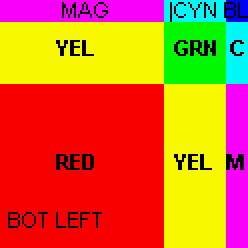
#> input picture img/FLAG_B24.BMP, 124 x 124 px (shown 2 times larger)
$ python generator.py img/FLAG_B24.BMP
#> lines starting #> are read from the running program, lines starting #| are printed output that depends on the picture; after the words box and inside, x2 and y2 are one past the last pixel; in counts of white or black regions, pixels touching at a corner belong together
### jpeg/imagetools.py
import numpy as np
from cv2 import cv2
from typing import List


def __y_calculate(bgr: list) -> float:
    return 0.299 * bgr[2] + 0.587 * bgr[1] + 0.114 * bgr[0]


def bgr_pixel_to_ycrcb(bgr: list) -> List[int]:
    return [
        round(__y_calculate(bgr)),  # Y'
        round((bgr[2] - round(__y_calculate(bgr))) * 0.713 + 128),  # Cr
        round((bgr[0] - round(__y_calculate(bgr))) * 0.564 + 128)  # Cb
    ]


def bgr_to_ycrcb(matrix3d: np.ndarray) -> np.ndarray:
    """Converting pixels from BGR (Red, Green, Blue) to YCrCb (luma, blue-difference, red-difference)

    Arguments:
        matrix {ndarray} -- The image Bitmap as 2D array

    Returns:
        ndarray -- The new Bitmap with YCrCb as 2D array
    """
    return np.apply_along_axis(bgr_pixel_to_ycrcb, 2, matrix3d)


def ycrcb_pixel_to_bgr(ycrcb: list) -> List[np.uint8]:
    return [
        np.uint8(np.clip(round(ycrcb[0] + 1.773 * (ycrcb[2] - 128)), 0, 255)),  # B
        np.uint8(np.clip(round(ycrcb[0] - 0.714 * (ycrcb[1] - 128) - 0.344 * (ycrcb[2] - 128)), 0, 255)),  # G
        np.uint8(np.clip(round(ycrcb[0] + 1.403 * (ycrcb[1] - 128)), 0, 255))  # R
    ]


def ycrcb_to_bgr(matrix3d: np.ndarray) -> np.ndarray:
    return np.apply_along_axis(ycrcb_pixel_to_bgr, 2, matrix3d)


def get_bitmap_from_bmp(path: str) -> np.ndarray:
#> called with path = 'img/FLAG_B24.BMP'
    return cv2.imread(path)
#> returned value is the input picture: shape (124, 124, 3); mean B, G, R 38.2, 103.3, 212.1


def save_matrix(matrix: np.ndarray, mode: str = 'RGB', dest: str = 'tmp.png'):
    if mode == 'YCrCb':
        matrix = ycrcb_to_bgr(matrix)
    cv2.imwrite(dest, matrix)


# [10 lines left out: function show_matrix, not called in this run]

### jpeg/encode.py
import math
from typing import List, Tuple

import numpy as np

from jpeg import entropy as ent, imagetools, dct


def split_to_three_colors(matrix: np.ndarray) -> List[np.ndarray]:
    return [matrix[..., 0], matrix[..., 1], matrix[..., 2]]


def downsample(matrix: np.ndarray):
    return matrix[::2, ::2]


def upsample(matrix: np.ndarray) -> np.ndarray:
    return matrix.repeat(2, axis=0).repeat(2, axis=1)


def split_matrix_into_sub_matrices(matrix: np.ndarray,
                                   size: int = 8) -> List[np.ndarray]:
    """Split the bitmap to size*size matrices

    Arguments:
        matrix {ndarray} -- The image bitmap

    Returns:
        list -- list of all size*size ndarrays matrix
    """
    return [
        np.array([
            [
                matrix[row_index][col_index]
                for col_index in range(col, min(col + size, len(matrix[0])))
            ]  # row in matrix
            for row_index in range(row, min(row + size, len(matrix)))
        ])  # 8*8 matrix
        for row in range(0, len(matrix), size)
        for col in range(0, len(matrix[0]), size)
    ]


def concatenate_sub_matrices_to_big_matrix(submatrices: List[np.ndarray],
                                           shape: Tuple[int, int]):
    return np.block([
        submatrices[i:i + shape[1]]
        for i in range(0, len(submatrices), shape[1])
    ])


def concatenate_three_colors(y: np.ndarray, cr: np.ndarray,
                             cb: np.ndarray, out: np.ndarray = None) -> np.ndarray:
    return np.stack((y, cr, cb), 2, out)


def shape_for_contacting(shape: Tuple, size=8) -> Tuple:
    return math.ceil(shape[0] / size), math.ceil(shape[1] / size)


def crop_bitmap(bitmap: np.ndarray, size: int = 8) -> np.ndarray:
#> called with size = 8
    return bitmap[math.floor(bitmap.shape[0] % size / 2):bitmap.shape[0] -
                  math.ceil(bitmap.shape[0] % 8 / 2),
                  math.floor(bitmap.shape[1] % size / 2):bitmap.shape[1] -
                  math.ceil(bitmap.shape[1] % size / 2), ]
#> returned value: shape (120, 120, 3)


# [77 lines left out: function compress_image, not called in this run]

### jpeg/dct.py
import math
from functools import lru_cache
import numpy as np
from typing import Tuple

quantization_matrices = {
    8: np.array([
        [16, 11, 10, 16, 24, 40, 51, 61],
        [12, 12, 14, 19, 26, 58, 60, 55],
        [14, 13, 16, 24, 40, 57, 69, 56],
        [14, 17, 22, 29, 51, 87, 80, 62],
        [18, 22, 37, 56, 68, 109, 103, 77],
        [24, 35, 55, 64, 81, 104, 113, 92],
        [49, 64, 78, 87, 103, 121, 120, 101],
        [72, 92, 95, 98, 112, 100, 103, 99]
    ])
}
# quantization_matrices[16] = np.block([[quantization_matrices[8], np.ones((8, 8) * 500)], [np.ones((8, 16) * 500)]])
# quantization_matrices[32] = np.block([[quantization_matrices[16], np.ones((16, 16) * 500)], [np.ones((16, 32) * 500)]])
quantization_matrices[16] = quantization_matrices[8].repeat(2, axis=0).repeat(2, axis=1)
quantization_matrices[32] = quantization_matrices[16].repeat(2, axis=0).repeat(2, axis=1)


def __normalize_to_zero(matrix: np.ndarray) -> np.ndarray:
    """Normalize YCrCb values- remove 128 from each object

    Arguments:
        submatrix {ndarray} -- 8*8 Submatrix

    Returns:
        ndarray -- 8*8 normalized submatrix
    """
    return matrix - 128


def __un_normalize(matrix: np.ndarray):
    return matrix + 128


@lru_cache(maxsize=1024)
def __cos_element(x, u):
    return math.cos((2 * x + 1) * u * math.pi / 16)


@lru_cache(maxsize=1024)
def __alpha(u):
    return 1 / math.sqrt(2) if u == 0 else 1


@lru_cache(maxsize=1024)
def __g_uv(u, v, matrix: Tuple[tuple]):
    return (1 / 4) * __alpha(u) * __alpha(v) * sum(
        matrix[x][y] * __cos_element(x, u) * __cos_element(y, v)
        for x in range(len(matrix))
        for y in range(len(matrix[0])))


def __discrete_cosine_transform(matrix: np.ndarray) -> np.ndarray:
    return np.array([[__g_uv(y, x, __tuple_wrapper(matrix))
                      for x in range(len(matrix[y]))]
                     for y in range(len(matrix))])


@lru_cache(maxsize=512)
def __f_xy(x, y, matrix: Tuple[Tuple[float]]):
    return round(
        0.25 *
        sum(
            __alpha(u) * __alpha(v) * matrix[v][u] *
            __cos_element(x, u) * __cos_element(y, v)
            for u in range(len(matrix[0]))
            for v in range(len(matrix)))
    )


def __tuple_wrapper(matrix: np.ndarray) -> Tuple[tuple]:
    return tuple(map(tuple, matrix))


def __invert_discrete_cosine_transform(matrix: np.ndarray):
    return np.array([[__f_xy(x, y, __tuple_wrapper(matrix))
                      for x in range(len(matrix[y]))]
                     for y in range(len(matrix))])


def quantization(submatrix: np.ndarray) -> np.ndarray:
    return np.array([[round(submatrix[row, col] / quantization_matrices[submatrix.shape[0]][row, col])
                      if quantization_matrices[submatrix.shape[0]][row, col] != 0
                      else 0
                      for col in range(len(submatrix[row]))]
                     for row in range(len(submatrix))])


def un_quantization(matrix: np.ndarray) -> np.ndarray:
    return np.array([[matrix[row, col] * quantization_matrices[matrix.shape[0]][row, col]
                      for col in range(len(matrix[row]))]
                     for row in range(len(matrix))])


def dct(matrix: np.ndarray) -> np.ndarray:
    return __discrete_cosine_transform(__normalize_to_zero(matrix))


def inverse_dct(matrix):
    return __un_normalize(__invert_discrete_cosine_transform(matrix))

### generator.py
import os
import sys

import numpy as np

from jpeg import imagetools, encode, dct

if __name__ == '__main__':
    src_dir = os.path.join(os.path.dirname(__file__), 'src')
    root_dir = os.path.dirname(src_dir)

    # Read image
    path = sys.argv[1]
    print("Read image " + path)
    img = encode.crop_bitmap(imagetools.get_bitmap_from_bmp(path))
    imagetools.save_matrix(
        img, dest=os.path.join(src_dir, 'original_crop.png'))

    def split_and_downsample(matrix, mode):
#> called with mode = 'BGR'
        print("Split {} colors".format(mode))
        img_channel_a, img_channel_b, img_channel_c = encode.split_to_three_colors(
            matrix)
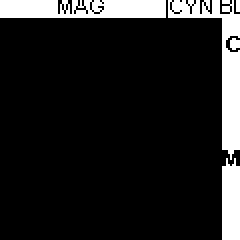
#> img_channel_a: shape (120, 120) (shown 2 times larger); values 0 (black) and 248 (white), 12.9% white; 5 white regions (1 under 20 px), largest, box (x1, y1, x2, y2) and area: (84, 0, 120, 80) 797, (0, 0, 83, 9) 688, (111, 79, 120, 120) 343, (115, 19, 120, 25) 24
#> img_channel_b: shape (120, 120); values 0 (black) and 248 (white), 42.8% white; 3 white regions (1 under 20 px), largest, box (x1, y1, x2, y2) and area: (0, 0, 120, 120) 6135, (115, 19, 120, 25) 24
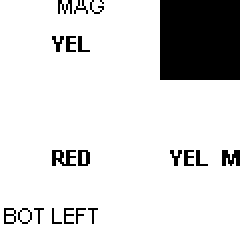
#> img_channel_c: shape (120, 120) (shown 2 times larger); values 0 (black) and 248 (white), 85.7% white; 21 black regions (8 under 20 px), largest, box (x1, y1, x2, y2) and area: (80, 0, 120, 40) 1600, (26, 75, 38, 83) 59, (111, 75, 120, 83) 53

        channel_const = np.zeros_like(img_channel_a)
        if mode == 'YCrCb':
            channel_const = channel_const + 127.5

        print("Generate {} colors images".format(mode))

        imagetools.save_matrix(
            encode.concatenate_three_colors(img_channel_a, channel_const,
                                            channel_const),
            mode=mode,
            dest=os.path.join(src_dir, mode + '_channel_a.png'))

        imagetools.save_matrix(
            encode.concatenate_three_colors(channel_const, img_channel_b,
                                            channel_const),
            mode=mode,
            dest=os.path.join(src_dir, mode + '_channel_b.png'))
#> channel_const: shape (120, 120); every value is 0

        imagetools.save_matrix(
            encode.concatenate_three_colors(channel_const, channel_const,
                                            img_channel_c),
            mode=mode,
            dest=os.path.join(src_dir, mode + '_channel_c.png'))

        print('Downsampling ' + mode)
        img_channel_b = encode.upsample(encode.downsample(img_channel_b))
#> in downsample, `return matrix[::2, ::2]`: returned value: shape (60, 60); values 0 (black) and 248 (white), 42.8% white; 2 white regions (1 under 20 px), largest, box (x1, y1, x2, y2) and area: (0, 0, 60, 60) 1540
#> in upsample, `return matrix.repeat(2, axis=0).repeat(2, axis=1)`: returned value: shape (120, 120); values 0 (black) and 248 (white), 42.8% white; 2 white regions (1 under 20 px), largest, box (x1, y1, x2, y2) and area: (0, 0, 120, 120) 6160
        img_channel_c = encode.upsample(encode.downsample(img_channel_c))
#> in downsample (call 2), `return matrix[::2, ::2]`: returned value: shape (60, 60); values 0 (black) and 248 (white), 85.8% white; 24 black regions (22 under 20 px), largest, box (x1, y1, x2, y2) and area: (40, 0, 60, 20) 400, (43, 38, 52, 42) 20
#> in upsample (call 2), `return matrix.repeat(2, axis=0).repeat(2, axis=1)`: returned value: shape (120, 120); values 0 (black) and 248 (white), 85.8% white; 24 black regions (16 under 20 px), largest, box (x1, y1, x2, y2) and area: (80, 0, 120, 40) 1600, (86, 76, 104, 84) 80, (32, 104, 50, 112) 72

        imagetools.save_matrix(
            encode.concatenate_three_colors(img_channel_a, img_channel_b,
                                            img_channel_c),
            mode=mode,
            dest=os.path.join(src_dir, mode + '_downsapling.png'))

    split_and_downsample(img, 'BGR')
    print("bgr_to_ycrcb")
    img = imagetools.bgr_to_ycrcb(img)
    split_and_downsample(img, 'YCrCb')
#> call 2 of split_and_downsample, with mode = 'YCrCb'
#> in split_and_downsample (call 2), `img_channel_a, img_channel_b, img_channel_c = encode.split_to_three_co..`:
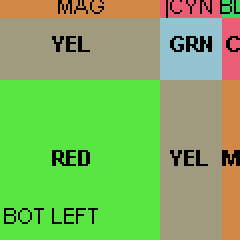
#> img_channel_a: shape (120, 120) int64 (shown 2 times larger); 7 distinct labels, from 0 to 220; one colour per label, 0 black
#> in split_and_downsample (call 2), `img_channel_a, img_channel_b, img_channel_c = encode.split_to_three_co..`:
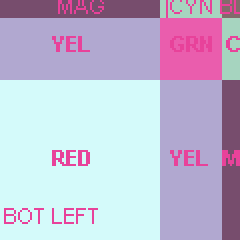
#> img_channel_b: shape (120, 120) int64 (shown 2 times larger); 7 distinct labels, from 4 to 252; one colour per label, 0 black
#> in split_and_downsample (call 2), `img_channel_a, img_channel_b, img_channel_c = encode.split_to_three_co..`:
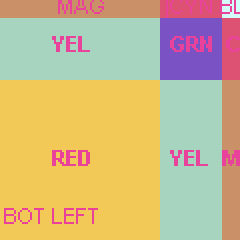
#> img_channel_c: shape (120, 120) int64 (shown 2 times larger); 7 distinct labels, from 4 to 252; one colour per label, 0 black
#> in split_and_downsample (call 2), `imagetools.save_matrix( encode.concatenate_three_colors(channel_const,..`: channel_const: shape (120, 120) float64; every value is 127.5
#> in downsample (call 3), `return matrix[::2, ::2]`: returned value: shape (60, 60) int64; 7 distinct labels, from 4 to 252
#> in upsample (call 3), `return matrix.repeat(2, axis=0).repeat(2, axis=1)`: returned value: shape (120, 120) int64; 7 distinct labels, from 4 to 252
#> in downsample (call 4), `return matrix[::2, ::2]`: returned value: shape (60, 60) int64; 7 distinct labels, from 4 to 252
#> in upsample (call 4), `return matrix.repeat(2, axis=0).repeat(2, axis=1)`: returned value: shape (120, 120) int64; 7 distinct labels, from 4 to 252

    def local_dct(matrix, dst, size=8):
#> called with dst = 'ycrcb_split8_dct', size = 8
        y, cr, cb = encode.split_to_three_colors(matrix)

        y_shape = encode.shape_for_contacting(y.shape, size)
#> y_shape = (15, 15)
        cb_shape = encode.shape_for_contacting(cb.shape, size)
#> cb_shape = (15, 15)
        cr_shape = encode.shape_for_contacting(cr.shape, size)
#> cr_shape = (15, 15)

        print("Split and padding to submatrices")
        y = [
            matrix
            for matrix in encode.split_matrix_into_sub_matrices(y, size)
        ]
#> y = 225 items
        cr = [
            matrix
            for matrix in encode.split_matrix_into_sub_matrices(cr, size)
        ]
#> cr = 225 items
        cb = [
            matrix
            for matrix in encode.split_matrix_into_sub_matrices(cb, size)
        ]
#> cb = 225 items

        print("dct submatrices")
        y = [dct.dct(submatrix) for submatrix in y]
        cr = [dct.dct(submatrix) for submatrix in cr]
        cb = [dct.dct(submatrix) for submatrix in cb]

        print("Quantization submatrices")
        y = [dct.quantization(submatrix) for submatrix in y]
        cr = [dct.quantization(submatrix) for submatrix in cr]
        cb = [dct.quantization(submatrix) for submatrix in cb]

        print("Invert dct and UnQuantization")
        y = [
            dct.inverse_dct(dct.un_quantization(submatrix)) for submatrix in y
        ]
        cr = [
            dct.inverse_dct(dct.un_quantization(submatrix)) for submatrix in cr
        ]
        cb = [
            dct.inverse_dct(dct.un_quantization(submatrix)) for submatrix in cb
        ]

        print("Concatenate")
        y = encode.concatenate_sub_matrices_to_big_matrix(y, y_shape)
        cr = encode.concatenate_sub_matrices_to_big_matrix(cr, cr_shape)
        cb = encode.concatenate_sub_matrices_to_big_matrix(cb, cb_shape)

        print("Save")
        imagetools.save_matrix(
            encode.concatenate_three_colors(y, cr, cb, matrix),
            mode='YCrCb',
            dest=os.path.join(src_dir, dst + '.png'))
#> in concatenate_three_colors (call 9), `return np.stack((y, cr, cb), 2, out)`:
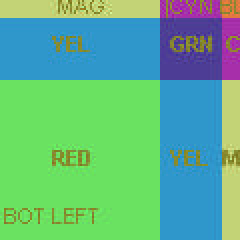
#> returned value: shape (120, 120, 3) int64 (shown 2 times larger); mean B, G, R 129.7, 187.2, 72.9; drawn with min black and max white
#> in ycrcb_to_bgr (call 5), `return np.apply_along_axis(ycrcb_pixel_to_bgr, 2, matrix3d)`:
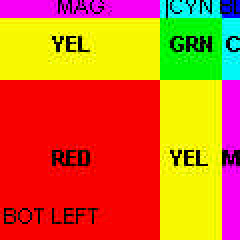
#> returned value: shape (120, 120, 3) (shown 2 times larger); mean of channels 0, 1, 2 33.5, 106.5, 213; drawn as B, G, R

    print("dct8")
    local_dct(img, "ycrcb_split8_dct")
    print("dct16")
    local_dct(img, "ycrcb_split16_dct", 16)
#> (the run stopped early here; a loop or call above may not have finished)
